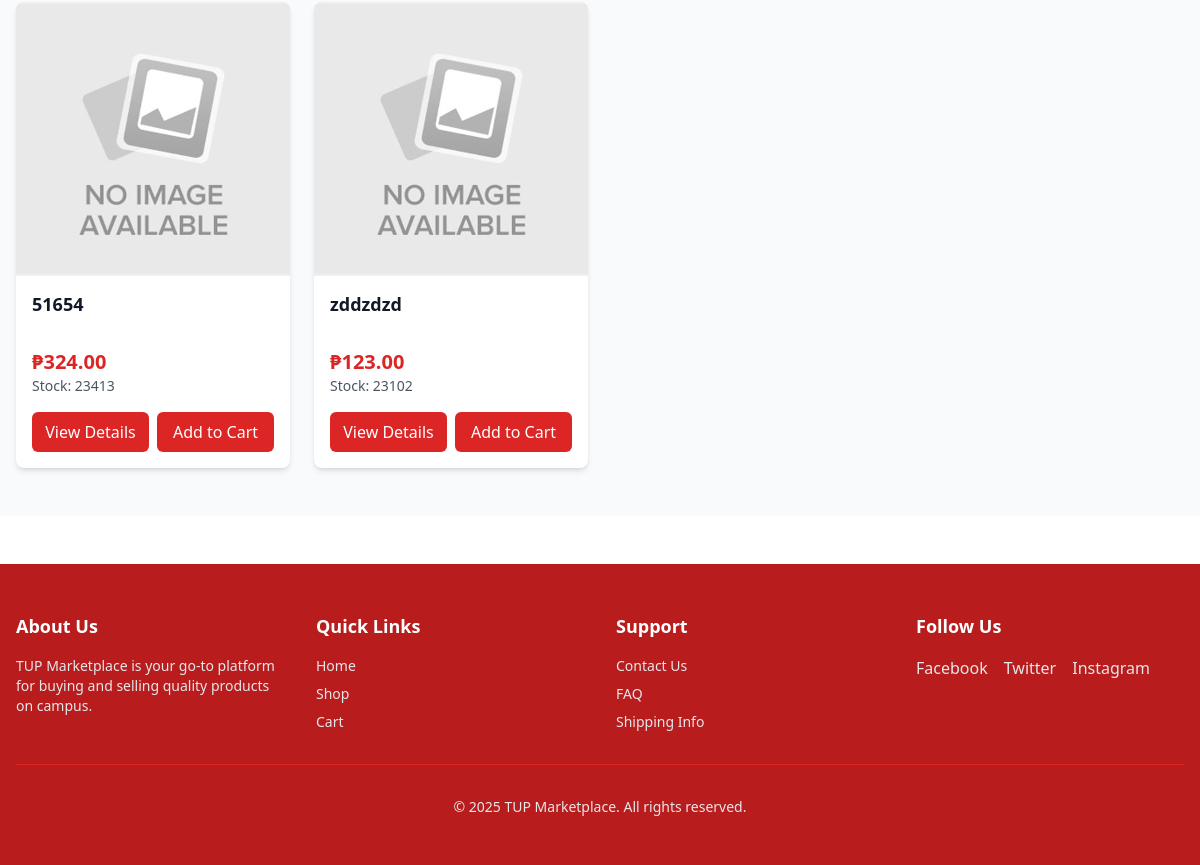
The app's page / (lower part), older data.
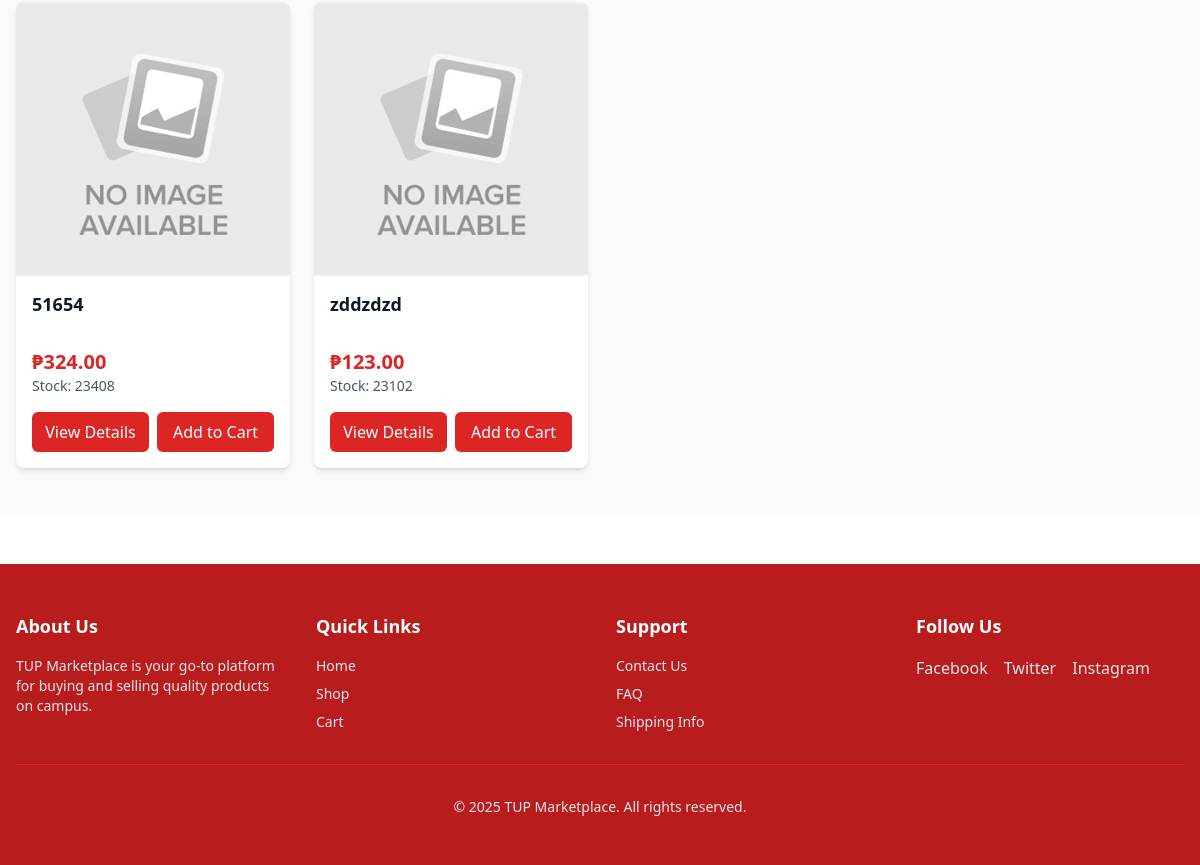
The same page, newer data.
### shop/models.py (models this page shows, shortened)
class Product(models.Model):
    name = models.CharField(max_length=200)
    description = models.TextField(blank=True)
    price = models.DecimalField(max_digits=10, decimal_places=2)
    stock = models.PositiveIntegerField(default=0)
    image = models.ImageField(upload_to='products/', blank=True, null=True)
    category = models.ForeignKey(Category, on_delete=models.CASCADE, related_name='products')
    seller = models.ForeignKey(User, on_delete=models.CASCADE, related_name='products')
    created_at = models.DateTimeField(auto_now_add=True)

### shop/views.py (the view)
# urls.py: path('', views.homepage, name='homepage'),
def homepage(request):
    categories = Category.objects.all()
    latest = Product.objects.order_by('-created_at')[:6]
    for category in categories:
        category.length = len((Product.objects.all().filter(category=category)))
        if category.length > 1:
            category.plural = True
    return render(request, "shop/index.html", {
        "categories": categories,
        "latest": latest,
    })

### shop/templates/shop/index.html (shortened to what the changed rows need)
{% load static %}
<!doctype html>
<html lang="en">
  <head>
    <link rel="stylesheet" href="{% static 'shop/css/styles.css' %}">
  </head>
  <body>
    <main class="bg-gray-50">
      <section class="py-12">
    <div class="mx-auto max-w-7xl px-4">
      <div class="grid grid-cols-2 gap-4 sm:grid-cols-3 lg:grid-cols-4 lg:gap-6">
        {% for p in latest %}
        <div class="overflow-hidden rounded-lg bg-white shadow-md transition-shadow hover:shadow-lg flex flex-col h-full">
            <a href="{% url 'product_detail' p.id %}"
               class="relative block w-full overflow-hidden bg-gray-200 flex-shrink-0 aspect-square">
                {% if p.image %}
                <img src="{{ p.image.url }}" alt="{{ p.name }}" class="h-full w-full object-cover transition-transform hover:scale-105" />
                {% else %}
                <img src="{% static 'shop/images/placeholder.png' %}" alt="No image available" class="h-full w-full object-cover" />
                {% endif %}
            </a>
            <div class="p-4 flex flex-col flex-grow">
                <a href="{% url 'product_detail' p.id %}" class="block transition hover:text-red-600">
                  <h3 class="mb-2 text-lg font-semibold text-gray-900 line-clamp-2 leading-snug
    h-[3rem]">
                      {{ p.name }}
                  </h3>
                </a>
                <div class="mb-4">
                    <p class="text-xl font-bold text-red-600">₱{{ p.price }}</p>
                    <p class="text-sm text-gray-600">Stock: <span class="font-medium">{{ p.stock }}</span></p>
                </div>
                <div class="flex gap-2 mt-0">
                    <a href="{% url 'product_detail' p.id %}"
                       class="flex-1 w-full rounded-md bg-red-600 py-2 text-center font-medium text-white transition-colors hover:bg-blue-700">
                    View Details
                    </a>
                    <form method="post" action="{% url 'add_to_cart' p.id %}" class="flex-1">
                        <button type="submit"
                          class="w-full rounded-md bg-red-600 py-2 text-center font-medium text-white transition-colors hover:bg-red-700">
                        Add to Cart
                        </button>
                    </form>
                </div>
            </div>
        </div>
        {% empty %}
        <p class="col-span-full py-8 text-center text-gray-600">No products available yet.</p>
        {% endfor %}
      </div>
    </div>
</section>
    </main>
  </body>
</html>

Row changes from the older to the newer data that the page shows:
changed Product (number 1 of 2 on the later page): stock "23413" → "23408"
